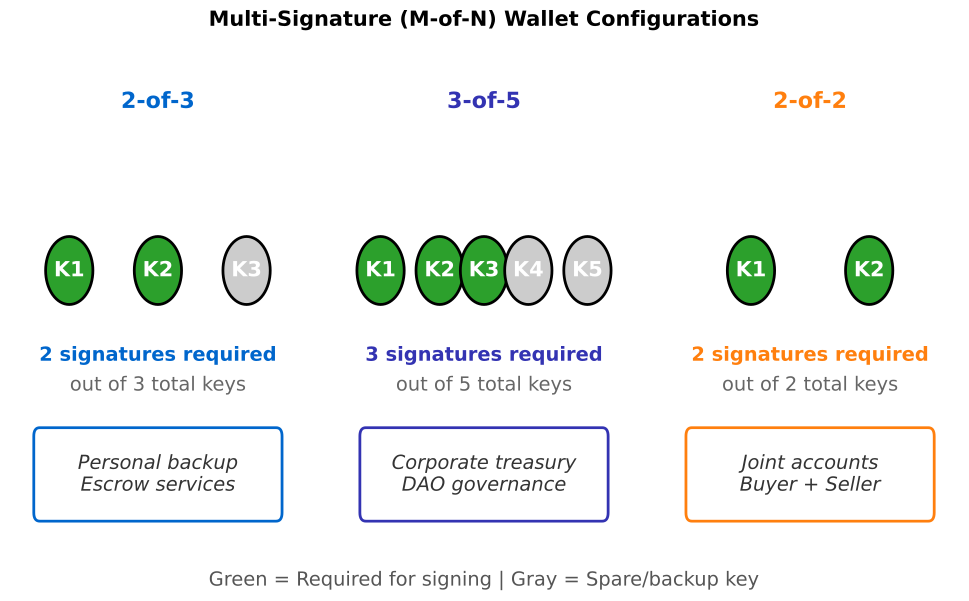

This figure's Python source:
"""
Multi-Signature Wallet Schemes
Shows different M-of-N configurations
"""

import matplotlib.pyplot as plt
import matplotlib.patches as patches
from matplotlib.patches import FancyBboxPatch, Circle
import numpy as np
from pathlib import Path

CHART_METADATA = {
    'title': 'Multi-Signature Schemes',
    'url': 'https://github.com/Digital-AI-Finance/Blockchain_Crypto/tree/main/Module_A_Blockchain_Foundations/L05_Public_Key_Cryptography/charts/06_multisig_schemes'
}

plt.rcParams.update({
    'font.size': 14,
    'axes.labelsize': 14,
    'axes.titlesize': 16,
    'xtick.labelsize': 12,
    'ytick.labelsize': 12,
    'legend.fontsize': 12,
    'figure.figsize': (10, 6),
    'figure.dpi': 150
})

MLPURPLE = '#3333B2'
MLBLUE = '#0066CC'
MLORANGE = '#FF7F0E'
MLGREEN = '#2CA02C'
MLRED = '#D62728'
MLLAVENDER = '#ADADE0'

fig, axes = plt.subplots(1, 3, figsize=(10, 6))

def draw_multisig(ax, m, n, title, use_case, color):
    ax.set_xlim(0, 1)
    ax.set_ylim(0, 1)
    ax.axis('off')

    # Title
    ax.set_title(f'{m}-of-{n}', fontsize=16, fontweight='bold', color=color, pad=10)

    # Draw key circles
    positions = []
    if n == 2:
        positions = [(0.3, 0.65), (0.7, 0.65)]
    elif n == 3:
        positions = [(0.2, 0.65), (0.5, 0.65), (0.8, 0.65)]
    elif n == 5:
        positions = [(0.15, 0.65), (0.35, 0.65), (0.5, 0.65), (0.65, 0.65), (0.85, 0.65)]

    for i, (x, y) in enumerate(positions):
        # Color: green if needed, gray if spare
        if i < m:
            key_color = MLGREEN
        else:
            key_color = '#CCCCCC'

        circle = Circle((x, y), 0.08, facecolor=key_color, edgecolor='black', linewidth=2)
        ax.add_patch(circle)
        ax.text(x, y, f'K{i+1}', ha='center', va='center', fontsize=15,
                fontweight='bold', color='white')

    # Required vs total
    ax.text(0.5, 0.45, f'{m} signatures required', ha='center', va='center',
            fontsize=14, color=color, fontweight='bold')
    ax.text(0.5, 0.38, f'out of {n} total keys', ha='center', va='center',
            fontsize=14, color='#666')

    # Use case box
    use_box = FancyBboxPatch((0.1, 0.08), 0.8, 0.18,
                              boxstyle="round,pad=0.02", facecolor='white',
                              edgecolor=color, linewidth=2)
    ax.add_patch(use_box)
    ax.text(0.5, 0.17, use_case, ha='center', va='center', fontsize=14,
            color='#333', style='italic')

# 2-of-3 (most common)
draw_multisig(axes[0], 2, 3, '2-of-3', 'Personal backup\nEscrow services', MLBLUE)

# 3-of-5 (corporate)
draw_multisig(axes[1], 3, 5, '3-of-5', 'Corporate treasury\nDAO governance', MLPURPLE)

# 2-of-2 (joint)
draw_multisig(axes[2], 2, 2, '2-of-2', 'Joint accounts\nBuyer + Seller', MLORANGE)

# Add legend at bottom
fig.text(0.5, 0.02, 'Green = Required for signing | Gray = Spare/backup key',
         ha='center', fontsize=14, color='#555')

plt.suptitle('Multi-Signature (M-of-N) Wallet Configurations', fontsize=15,
             fontweight='bold', y=0.98)
plt.tight_layout(rect=[0, 0.05, 1, 0.95])

output_path = Path(__file__).parent / 'chart.pdf'
plt.savefig(output_path, bbox_inches='tight', dpi=300)
print(f"Chart saved to: {output_path.absolute()}")
plt.close()
